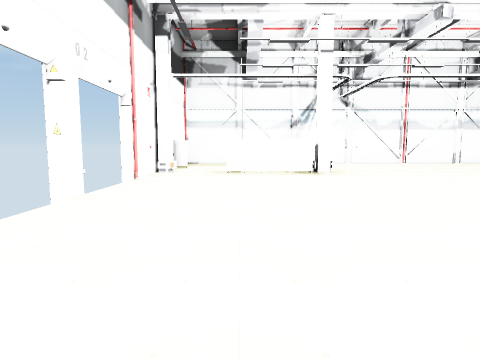
view 1 (above)

24 first-person views from a walk through a 3-D level made in the Unity game engine. The camera is 1.5 m above the floor, tilts 6° down and sees 75° across. Doors are open. The floor is counted in squares, 2 m on a side. Each view is taken from the middle of a square. On the plan, view 1 faces up. The plan holds only what a view shows up to about 10 squares ahead; the rest is blank. The player character is not drawn. Some surface patterns are stand-ins.

view 2
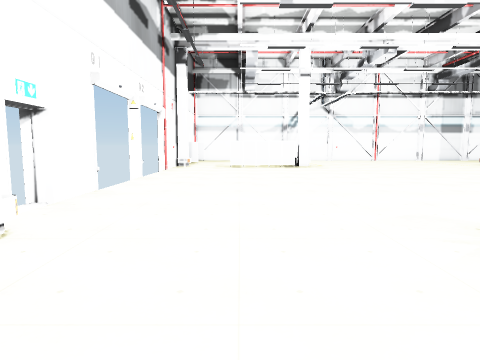

view 3
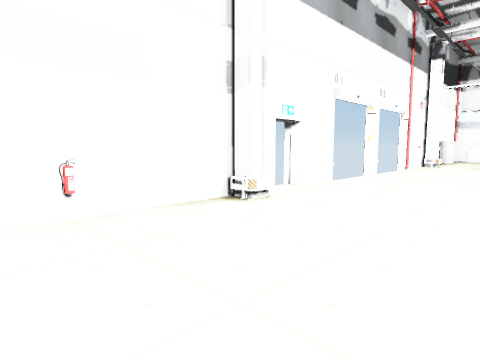

view 4
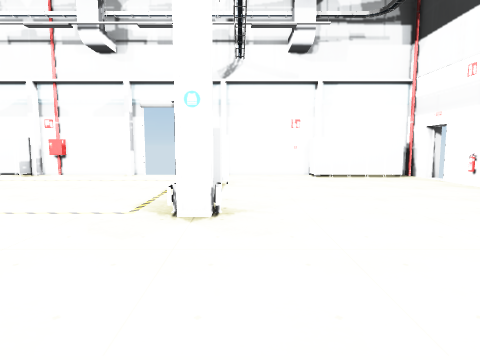

view 5
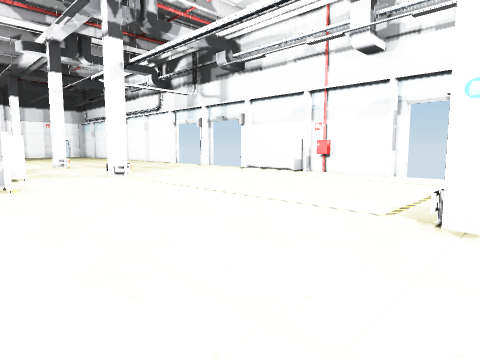

view 6
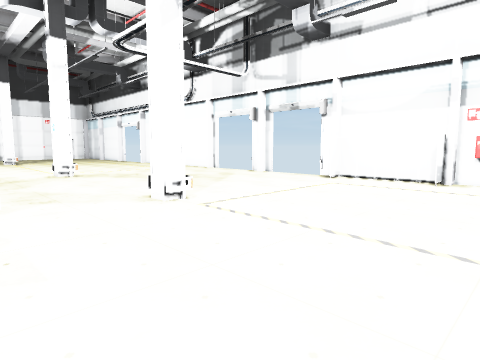

view 7
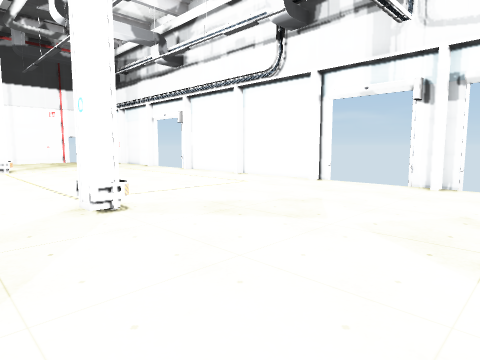

view 8
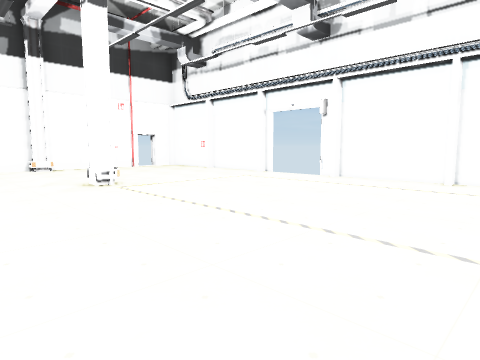

view 9
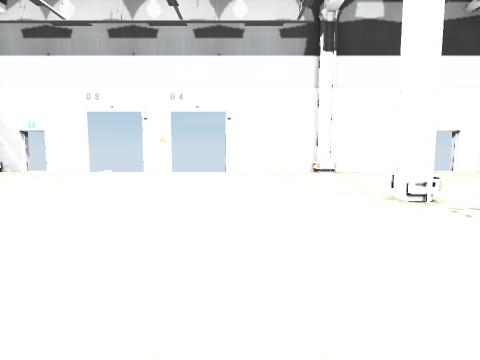

view 10
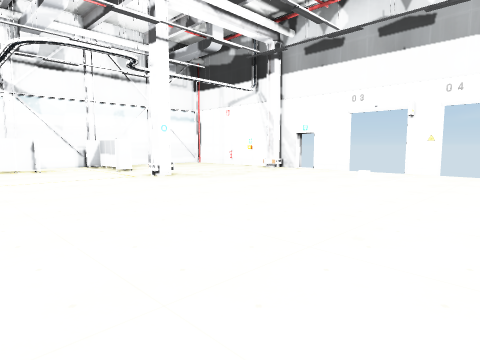

view 11
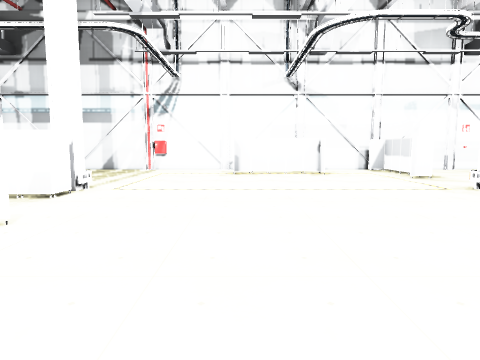

view 12
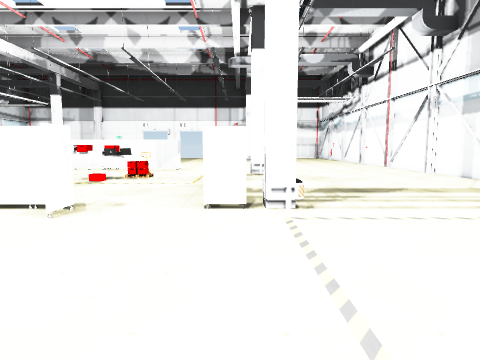

view 13
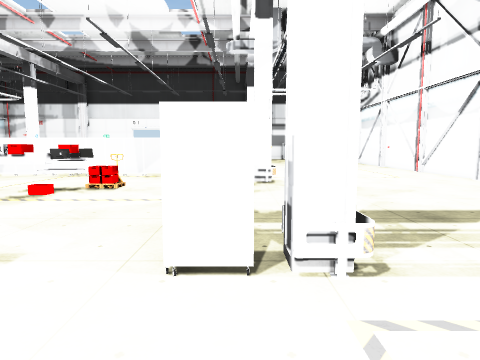

view 14
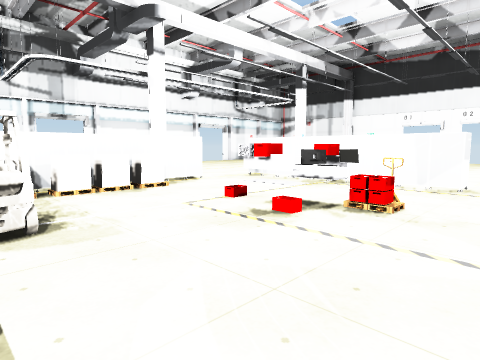

view 15
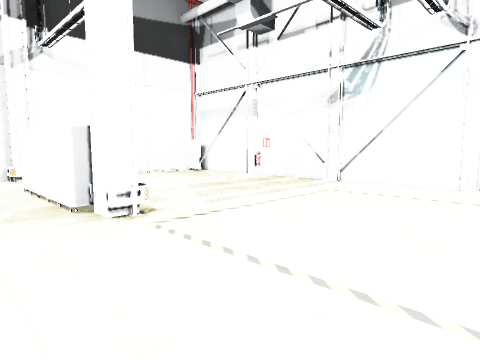

view 16
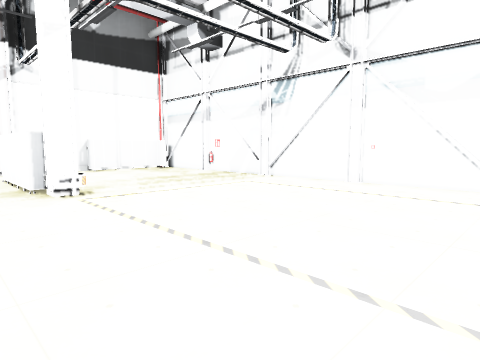

view 17
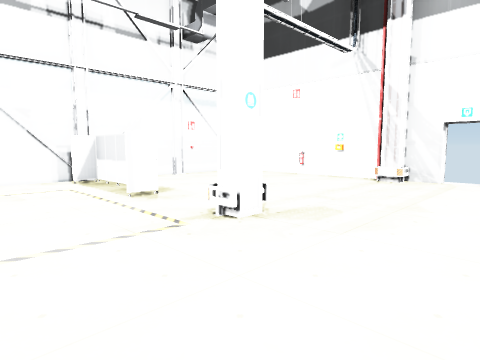

view 18
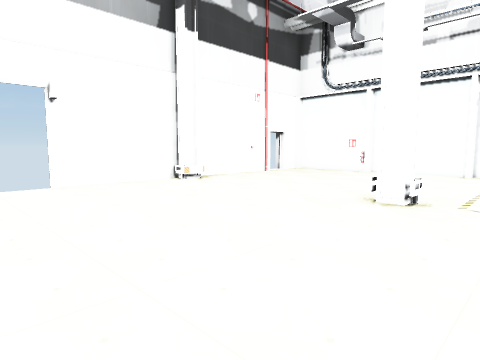

view 19
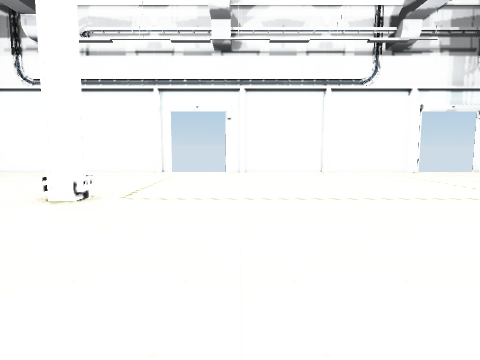

view 20
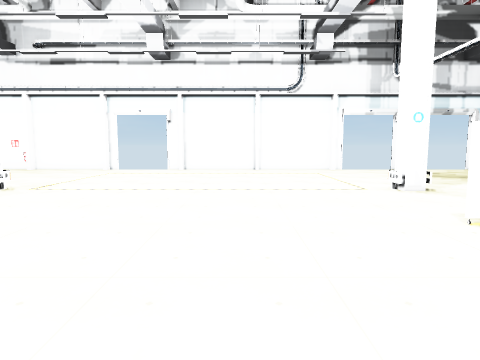

view 21
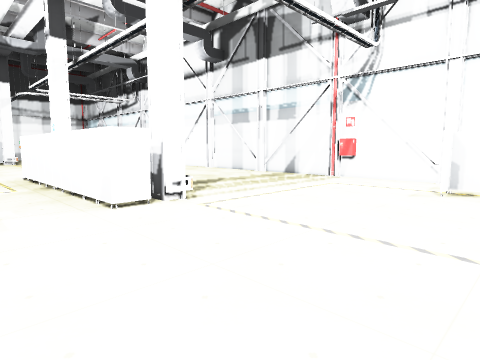

view 22
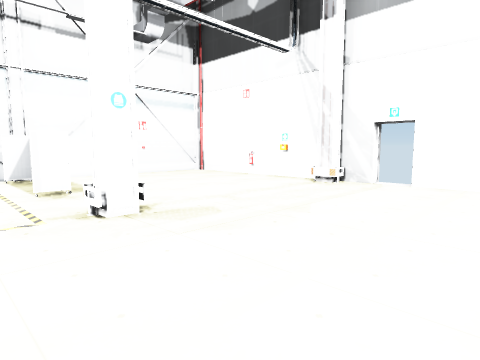

view 23
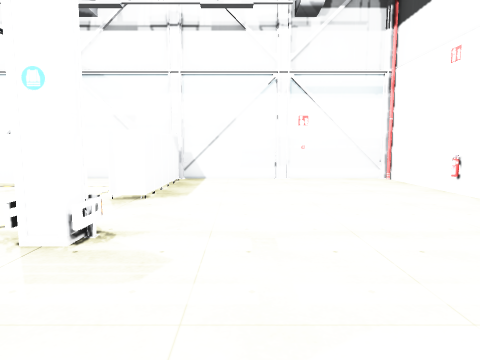

view 24
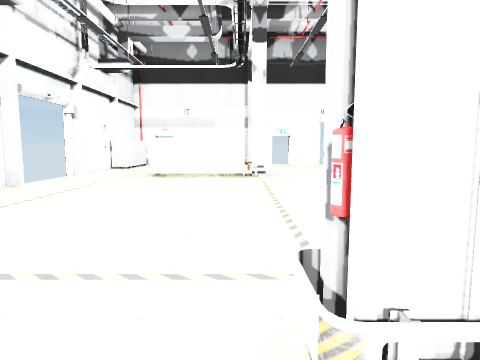

### Floor plan
Ten units are one square. View 1 is at (0, 0); x grows to the right and y downward. Boxes are objects, and circles mark ways between rooms. Rooms are numbered by the first view taken in them; rooms with no view inside come last. Other rooms are left out.
<svg viewBox="-35 -150 320 210">
<path fill="none" stroke="#000" d="M152 -67 152 -60M151 -70 159 -70M102 -20 116 -20M152 -91 152 -86 102 -86M152 -96 147 -96M152 -97 152 -93 146 -93M81 -70 87 -70 87 -20M102 -98 102 -93M81 -20 88 -20M125 55 130 55M175 -145 -18 -145M145 55 199 55M227 -98 227 -93 223 -93 223 -98M203 -130 178 -130M229 -96 222 -96M223 8 223 3 229 3M98 55 98 48M27 -96 22 -96M27 -98 27 -93 23 -93 23 -98M22 -91 -4 -91M75 55 98 55M23 8 23 3 27 3 27 34M21 6 29 6M200 55 205 55M214 -145 202 -145M50 55 75 55 75 48M227 -140 227 -115 220 -115M225 55 249 55M275 -40 275 -50M275 -65 275 -79M271 -93 271 -98M25 55 30 55M275 -86 275 -145 230 -145M270 3 275 3 275 -25M275 -93 270 -93M271 8 271 3M-25 -50 -25 -40M-25 -25 -25 -11M-21 -98 -21 -93 -25 -93 -25 -65M250 55 257 55M-21 2 -21 7M-20 7 -25 7M-25 -4 -25 39M-19 -115 -25 -115M259 55 275 55 275 46M275 38 275 8M-25 -139 -25 -113M-22 49 1 49 1 55 24 55M270 -93 270 -98M270 8 270 3M-20 2 -20 7M226 -124 226 -140 220 -140M230 -145 214 -145"/>
<rect x="-25" y="25" width="10" height="10" fill="#bbb"><title>other object</title></rect>
<rect x="-5" y="-145" width="10" height="10" fill="#bbb"><title>other object</title></rect>
<rect x="95" y="5" width="10" height="10" fill="#bbb"><title>other object</title></rect>
<rect x="105" y="-55" width="10" height="10" fill="#bbb"><title>other object</title></rect>
<rect x="105" y="-65" width="10" height="10" fill="#bbb"><title>other object</title></rect>
<rect x="105" y="-75" width="10" height="10" fill="#bbb"><title>other object</title></rect>
<rect x="115" y="-25" width="10" height="10" fill="#bbb"><title>other object</title></rect>
<rect x="115" y="-65" width="10" height="10" fill="#bbb"><title>other object</title></rect>
<rect x="125" y="-25" width="10" height="10" fill="#bbb"><title>other object</title></rect>
<rect x="135" y="-25" width="10" height="10" fill="#bbb"><title>other object</title></rect>
<rect x="145" y="-45" width="10" height="10" fill="#bbb"><title>other object</title></rect>
<rect x="205" y="-35" width="10" height="10" fill="#bbb"><title>other object</title></rect>
<rect x="245" y="45" width="10" height="10" fill="#bbb"><title>other object</title></rect>
<rect x="265" y="-125" width="10" height="10" fill="#bbb"><title>other object</title></rect>
<circle cx="210" cy="-130" r="3" fill="#2a7"/>
<text x="130" y="-50">1</text>
<text x="220" y="-130">2</text>
</svg>
Room 1 opens to room 2.

Where each view was taken, in squares from view 1:
view 1: 0 up, 0 right, facing up
view 2: 3 down, 0 right, facing up
view 3: 4 down, 1 right, facing up-left
view 4: 3 up, 2 right, facing down
view 5: 3 up, 2 right, facing down-right
view 6: 2 up, 6 right, facing down-right
view 7: 1 up, 11 right, facing down-right
view 8: 2 up, 16 right, facing down-right
view 9: 2 up, 18 right, facing right
view 10: 2 up, 18 right, facing up-right
view 11: 4 up, 18 right, facing up
view 12: 9 up, 19 right, facing left
view 13: 9 up, 17 right, facing left
view 14: 8 up, 15 right, facing down-left
view 15: 8 up, 6 right, facing up-left
view 16: 8 up, 8 right, facing up-left
view 17: 7 up, 20 right, facing up-right
view 18: 4 up, 21 right, facing down-right
view 19: 4 up, 20 right, facing down
view 20: 5 up, 18 right, facing down
view 21: 7 up, 19 right, facing up-left
view 22: 6 up, 21 right, facing up-right
view 23: 7 up, 24 right, facing up
view 24: 1 down, 11 right, facing left
